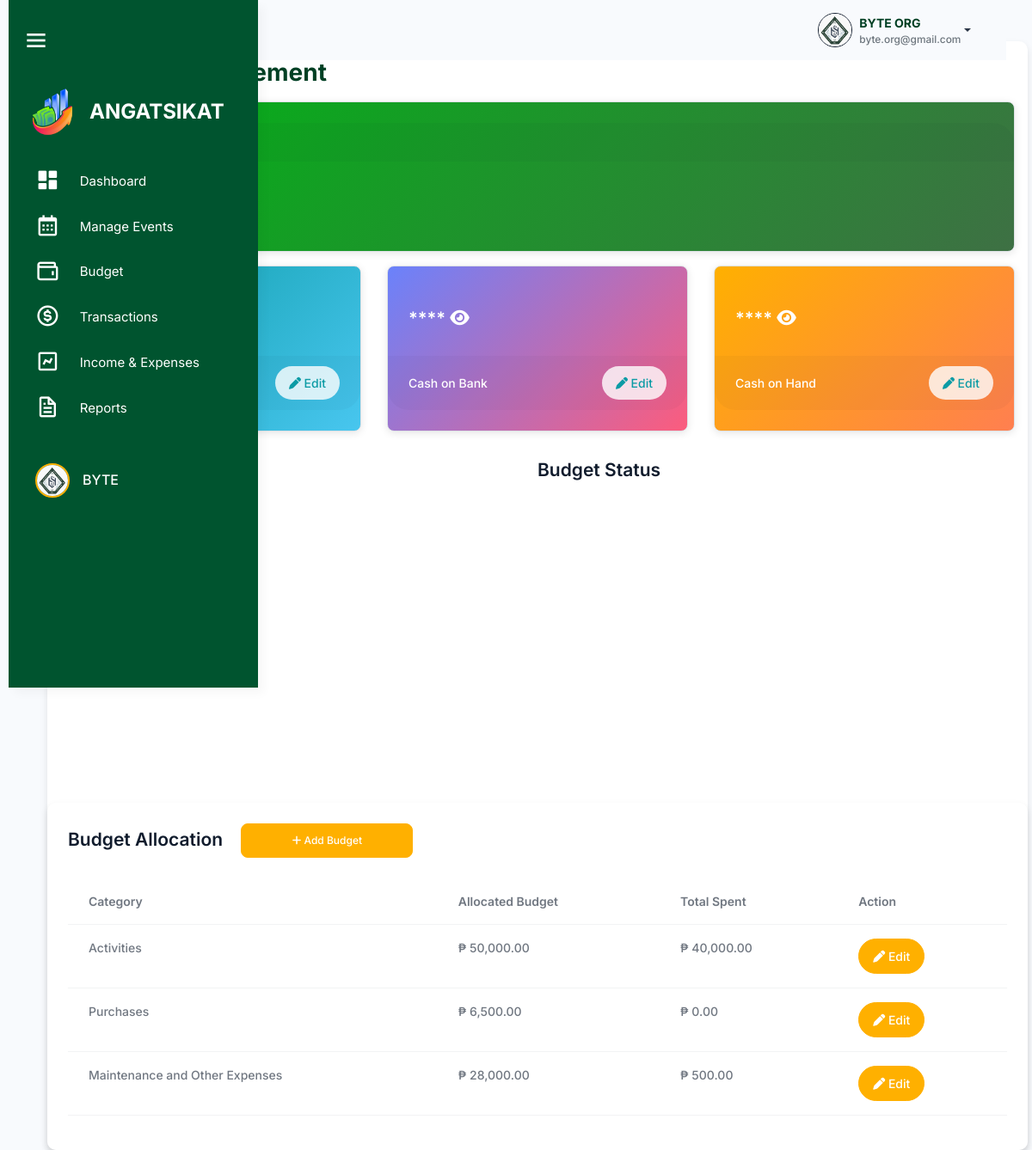
The app's page /src/budget_management/budget_overview.php (signed in), older data.
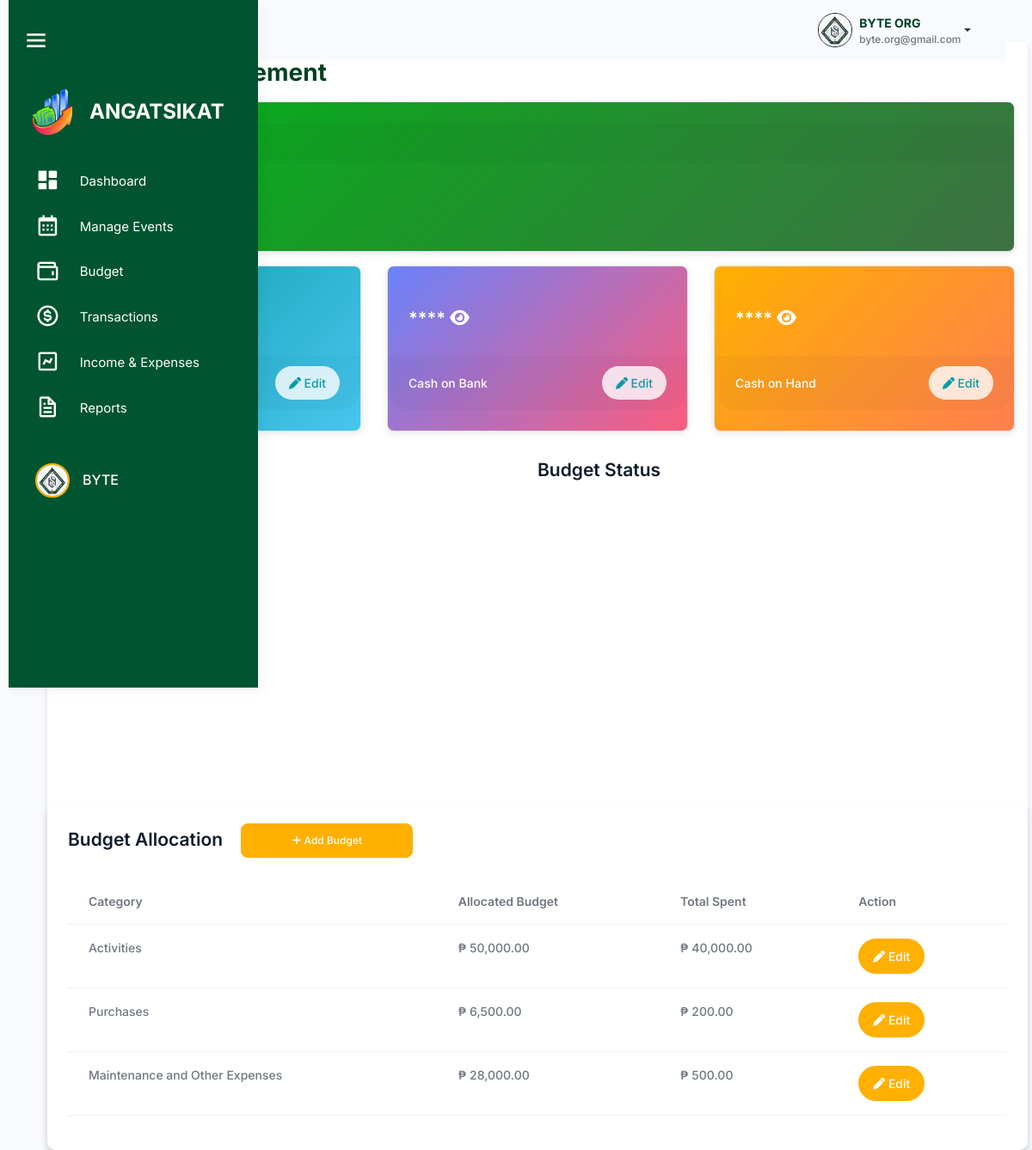
The same page, newer data.
### tables this page shows
CREATE TABLE `budget_allocation` (
  `allocation_id` int(11) NOT NULL,
  `organization_id` int(11) NOT NULL,
  `category` enum('Activities','Purchases','Maintenance and Other Expenses') NOT NULL,
  `allocated_budget` decimal(10,2) NOT NULL DEFAULT 0.00,
  `total_spent` decimal(10,2) NOT NULL DEFAULT 0.00,
  `created_at` timestamp NOT NULL DEFAULT current_timestamp(),
  `updated_at` timestamp NOT NULL DEFAULT current_timestamp() ON UPDATE current_timestamp()
);

### src/session_check.php (called while the page is built, shortened)
<?php
$organization_id = $_SESSION['organization_id'];
?>

### src/budget_management/budget_overview.php (the view, shortened to what the changed rows need)
<?php
    include 'connection.php';
    include '../session_check.php';
?>
<!doctype html>
<html lang="en">
<head>
    <link rel="stylesheet" href="../assets/css/styles.min.css" />
    <link rel="stylesheet" href="../html/sidebar.css" />
    <link rel="stylesheet" href="../budget_management/css/budget.css" />
    <link href="https://unpkg.com/boxicons@2.1.4/css/boxicons.min.css" rel="stylesheet" />
    <link rel="stylesheet" href="https://cdnjs.cloudflare.com/ajax/libs/font-awesome/6.6.0/css/all.min.css">
</head>
<body>
<div class="page-wrapper" id="main-wrapper" data-layout="vertical" data-navbarbg="skin6" data-sidebartype="full"
        data-sidebar-position="fixed" data-header-position="fixed">
        <div class="body-wrapper">
            <div class="container mt-5">
                <h2 class="mb-3"><span class="text-warning fw-bold me-2">|</span> Budget Management </h2>
                <div class="row">
                <div class="tablecontainer mt-3 p-4">
                    <table class="table">
                        <thead class="thead-light">
                            <tr>
                                <th>Category</th>
                                <th>Allocated Budget</th>
                                <th>Total Spent</th>
                                <th>Action</th>
                            </tr>
                        </thead>
                        <tbody>
                            <?php
                                $query = "SELECT * FROM budget_allocation WHERE organization_id=$organization_id";
                                $result = mysqli_query($conn, $query);
                                while ($row = mysqli_fetch_assoc($result)) { ?>
                                <tr>
                                    <td>
                                        <?php echo htmlspecialchars($row['category']); ?>
                                    </td>
                                    <td>₱
                                        <?php echo number_format($row['allocated_budget'], 2); ?>
                                    </td>
                                    <td>₱
                                        <?php echo number_format($row['total_spent'], 2); ?>
                                    </td>
                                    <td>
                                        <button class="btn btn-primary edit-btn"
                                            data-id="<?php echo $row['allocation_id']; ?>" data-bs-toggle="modal"
                                            data-bs-target="#editBudgetModal"><i class="fa-solid fa-pen"></i> Edit</button>
                                    </td>
                                </tr>
                            <?php } ?>
                        </tbody>
                    </table>
                </div>
            </div>
        </div>
        </div>
    </div>
</body>
</html>

Row changes from the older to the newer data that the page shows:
changed budget_allocation "Purchases": total_spent "0.00" → "200.00"
